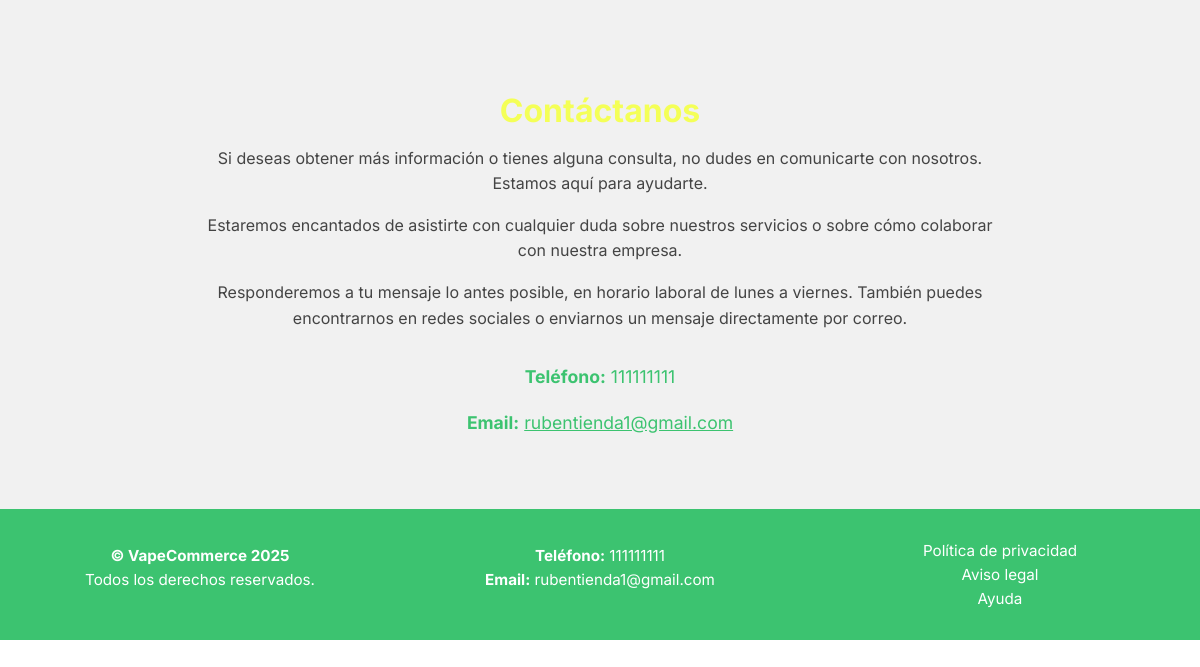
The app's page /pages/VapeCommerce/info with its own data.
### app/models_publicos.py (models this page shows)
class TiendaEnProceso(db.Model):
    id = db.Column(db.Integer, primary_key=True)
    nombre = db.Column(db.String(100), nullable=False)
    apellidos = db.Column(db.String(100), nullable=False)
    email = db.Column(db.String(120), unique=True, nullable=False)
    telefono = db.Column(db.String(20))
    nombre_tienda = db.Column(db.String(100), unique=True, nullable=False)
    color_principal = db.Column(db.String(7))
    color_secundario = db.Column(db.String(7))
    color_fondo = db.Column(db.String(7))
    logo_url = db.Column(db.String(255))
    tipo_web = db.Column(db.String(50))
    plantilla = db.Column(db.String(50))
    titulo_tienda = db.Column(db.String(255), nullable=True)
    imagenes_tienda = db.Column(db.Text, nullable=True)
    descripcion_portfolio = db.Column(db.Text, nullable=True)
    imagen_portfolio = db.Column(db.String(255), nullable=True)
    sobre_nosotros = db.Column(db.Text, nullable=True)
    servicios_portfolio = db.Column(db.Text, nullable=True)
    productos_seleccionados = db.Column(db.Text)
    paso_actual = db.Column(db.Integer, default=1)
    finalizado = db.Column(db.Boolean, default=False)
    ruta_db_tienda = db.Column(db.String(255))
    fecha_creacion = db.Column(db.DateTime, default=datetime.utcnow)

class TiendaPublica(db.Model):
    id = db.Column(db.Integer, primary_key=True)
    nombre_tienda = db.Column(db.String(100), unique=True, nullable=False)
    email_contacto = db.Column(db.String(120), nullable=False)
    ruta_db = db.Column(db.String(255), nullable=False)  # Ruta al archivo .db de la tienda
    fecha_creacion = db.Column(db.DateTime, default=datetime.utcnow)

### app/routes/rutas_tiendas.py (the view)
@tienda_bp.route("/<nombre_tienda>/info")
def ver_info(nombre_tienda):
    tienda_publica = TiendaPublica.query.filter_by(nombre_tienda=nombre_tienda).first_or_404()
    tienda_proceso = TiendaEnProceso.query.filter_by(nombre_tienda=nombre_tienda).first()
    engine = create_engine(f"sqlite:///{tienda_publica.ruta_db}")
    metadata = MetaData()
    metadata.reflect(bind=engine)
    config_table = metadata.tables["configuracion_visual"]
    with engine.connect() as connection:
        config_data = connection.execute(config_table.select()).mappings().fetchone()
        configuracion = {
            "color_principal": config_data["color_principal"],
            "color_secundario": config_data["color_secundario"],
            "color_fondo": config_data["color_fondo"],
            "logo_url": config_data["logo_url"],
            "plantilla": config_data.get("plantilla", "info_1"),
            "descripcion_portfolio": config_data.get("descripcion_portfolio"),
            "imagen_portfolio": config_data.get("imagen_portfolio"),
            "sobre_nosotros": config_data.get("sobre_nosotros"),
            "servicios_portfolio": config_data.get("servicios_portfolio"),
        }
        if config_data.get("plantilla") == "info_1":
            plantilla_base = "PaginasTiendas/plantillas/info_1.html"
        else:
            plantilla_base = "PaginasTiendas/plantillas/info_2.html"
    return render_template("PaginasTiendas/plantillas/info/extra_info.html",
                           config=configuracion,
                           nombre_tienda=tienda_publica.nombre_tienda,
                           telefono=tienda_proceso.telefono,
                           email=tienda_proceso.email,
                            plantilla_base=plantilla_base)

### app/templates/PaginasTiendas/plantillas/info/extra_info.html (shortened to what this page needs)
{% extends 'PaginasTiendas/base_tienda.html' %}
{% block content %}
<section class="info-contacto" id="contacto">
  <div class="contacto-contenido">
    <h2>Contáctanos</h2>
    <p>Si deseas obtener más información o tienes alguna consulta, no dudes en comunicarte con nosotros. Estamos aquí para ayudarte.</p>
    <p>Estaremos encantados de asistirte con cualquier duda sobre nuestros servicios o sobre cómo colaborar con nuestra empresa.</p>
    <p>Responderemos a tu mensaje lo antes posible, en horario laboral de lunes a viernes. También puedes encontrarnos en redes sociales o enviarnos un mensaje directamente por correo.</p>
    <div class="contacto-datos">
      {% if telefono %}
        <p><strong>Teléfono:</strong> {{ telefono }}</p>
      {% endif %}
      {% if email %}
        <p><strong>Email:</strong> <a href="mailto:{{ email }}">{{ email }}</a></p>
      {% endif %}
    </div>
  </div>
</section>
{% include 'PaginasTiendas/plantillas/info/components/footer_info.html' %}
{% endblock %}

### app/templates/PaginasTiendas/plantillas/info/components/footer_info.html
<footer class="footer-info">
  <div class="footer-contenido">
    <div class="footer-columna">
      <p><strong>&copy; {{ nombre_tienda }} {{ current_year or "2025" }}</strong></p>
      <p>Todos los derechos reservados.</p>
    </div>
    <div class="footer-columna">
      {% if telefono %}
        <p><strong>Teléfono:</strong> {{ telefono }}</p>
      {% endif %}
      {% if email %}
        <p><strong>Email:</strong> <a href="mailto:{{ email }}">{{ email }}</a></p>
      {% endif %}
    </div>
    <div class="footer-columna enlaces-footer">
      <a href="#">Política de privacidad</a>
      <a href="#">Aviso legal</a>
      <a href="#">Ayuda</a>
    </div>
  </div>
</footer>

### app/static/css/Tiendas/main.css (style rules this page uses)
.footer-info { background-color: var(--color-secundario); color: white; padding: 2rem 1rem; font-size: 0.95rem; }
.footer-info .footer-contenido { max-width: 1200px; margin: 0 auto; display: flex; flex-wrap: wrap; justify-content: space-between; gap: 2rem; text-align: center; }
.footer-info .footer-contenido .footer-columna { flex: 1; min-width: 200px; }
.footer-info .footer-contenido .footer-columna p { margin: 0.3rem 0; }
.footer-info .footer-contenido .footer-columna a { color: white; text-decoration: none; }
.footer-info .footer-contenido .enlaces-footer { display: flex; flex-direction: column; gap: 0.3rem; }
.info-contacto { background-color: #f1f1f1; padding: 4rem 2rem; text-align: center; min-height: 30vh; }
.info-contacto .contacto-contenido { max-width: 800px; margin: 0 auto; }
.info-contacto .contacto-contenido h2 { font-size: 2rem; color: var(--color-principal); margin-bottom: 1rem; }
.info-contacto .contacto-contenido p { font-size: 1rem; color: #444; line-height: 1.6; margin-bottom: 1rem; }
.info-contacto .contacto-contenido .contacto-datos { margin-top: 2rem; }
.info-contacto .contacto-contenido .contacto-datos p { font-size: 1.1rem; color: var(--color-secundario); margin-bottom: 0.5rem; }
.info-contacto .contacto-contenido .contacto-datos p a { color: var(--color-secundario); text-decoration: underline; }

### records on screen
TiendaEnProceso: telefono "111111111", email "rubentienda1@gmail.com"
TiendaPublica: nombre_tienda "VapeCommerce"

### other values on screen
{{ current_year or "2025" }} "2025"
